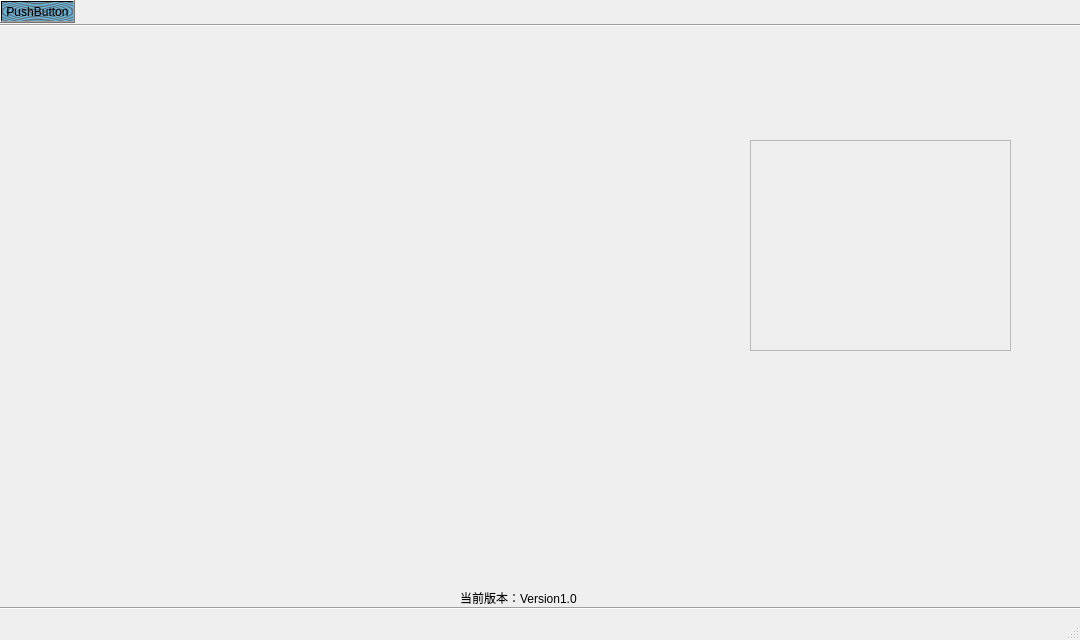
<?xml version="1.0" encoding="UTF-8"?>
<ui version="4.0">
 <class>mainWindow</class>
 <widget class="QMainWindow" name="mainWindow">
  <property name="windowModality">
   <enum>Qt::NonModal</enum>
  </property>
  <property name="geometry">
   <rect>
    <x>0</x>
    <y>0</y>
    <width>1080</width>
    <height>640</height>
   </rect>
  </property>
  <property name="minimumSize">
   <size>
    <width>0</width>
    <height>0</height>
   </size>
  </property>
  <property name="windowTitle">
   <string>基于深度学习的人脸手势考勤系统</string>
  </property>
  <property name="styleSheet">
   <string notr="true"/>
  </property>
  <widget class="QWidget" name="centralwidget">
   <widget class="Line" name="index_line">
    <property name="geometry">
     <rect>
      <x>0</x>
      <y>20</y>
      <width>1081</width>
      <height>10</height>
     </rect>
    </property>
    <property name="styleSheet">
     <string notr="true">border-color: qconicalgradient(cx:0, cy:0, angle:135, stop:0 rgba(255, 255, 0, 69), stop:0.375 rgba(255, 255, 0, 69), stop:0.423533 rgba(251, 255, 0, 145), stop:0.45 rgba(247, 255, 0, 208), stop:0.477581 rgba(255, 244, 71, 130), stop:0.518717 rgba(255, 218, 71, 130), stop:0.55 rgba(255, 255, 0, 255), stop:0.57754 rgba(255, 203, 0, 130), stop:0.625 rgba(255, 255, 0, 69), stop:1 rgba(255, 255, 0, 69));</string>
    </property>
    <property name="orientation">
     <enum>Qt::Horizontal</enum>
    </property>
   </widget>
   <widget class="QFrame" name="frame">
    <property name="geometry">
     <rect>
      <x>750</x>
      <y>140</y>
      <width>261</width>
      <height>211</height>
     </rect>
    </property>
    <property name="frameShape">
     <enum>QFrame::StyledPanel</enum>
    </property>
    <property name="frameShadow">
     <enum>QFrame::Raised</enum>
    </property>
   </widget>
   <widget class="Line" name="index_line_2">
    <property name="geometry">
     <rect>
      <x>0</x>
      <y>600</y>
      <width>1081</width>
      <height>16</height>
     </rect>
    </property>
    <property name="styleSheet">
     <string notr="true">border-color: qconicalgradient(cx:0, cy:0, angle:135, stop:0 rgba(255, 255, 0, 69), stop:0.375 rgba(255, 255, 0, 69), stop:0.423533 rgba(251, 255, 0, 145), stop:0.45 rgba(247, 255, 0, 208), stop:0.477581 rgba(255, 244, 71, 130), stop:0.518717 rgba(255, 218, 71, 130), stop:0.55 rgba(255, 255, 0, 255), stop:0.57754 rgba(255, 203, 0, 130), stop:0.625 rgba(255, 255, 0, 69), stop:1 rgba(255, 255, 0, 69));</string>
    </property>
    <property name="orientation">
     <enum>Qt::Horizontal</enum>
    </property>
   </widget>
   <widget class="QLabel" name="label">
    <property name="geometry">
     <rect>
      <x>460</x>
      <y>590</y>
      <width>131</width>
      <height>16</height>
     </rect>
    </property>
    <property name="text">
     <string>当前版本：Version1.0</string>
    </property>
   </widget>
   <widget class="QPushButton" name="pushButton">
    <property name="geometry">
     <rect>
      <x>0</x>
      <y>0</y>
      <width>75</width>
      <height>23</height>
     </rect>
    </property>
    <property name="styleSheet">
     <string notr="true">background-color: qradialgradient(spread:repeat, cx:0.5, cy:0.5, radius:0.077, fx:0.5, fy:0.5, stop:0 rgba(0, 169, 255, 147), stop:0.497326 rgba(0, 0, 0, 147), stop:1 rgba(0, 169, 255, 147));</string>
    </property>
    <property name="text">
     <string>PushButton</string>
    </property>
   </widget>
  </widget>
  <widget class="QStatusBar" name="statusbar"/>
 </widget>
 <resources/>
 <connections/>
</ui>
